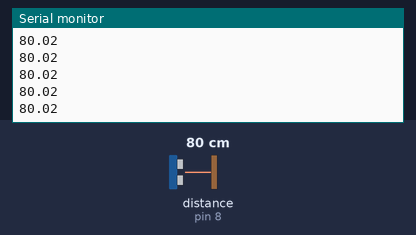
Recording of a sketch running on a simulated Arduino Uno, built with avr-gcc and run on an emulated ATmega328P. Shown: the last lines printed to the serial monitor. Wiring (inferred from the names in the program): ultrasonic range finder: trigger pin 7; echo pin 8. Inputs (shaded band) come from the test bench; at power-on: distance to the obstacle (sensor on pin 8) 80 cm. The echo pulse lasts 58.3 µs per cm.

Above: at 1.2 s.
1.3 s: distance to the obstacle (sensor on pin 8) set to 2 cm
At 1.9 s:
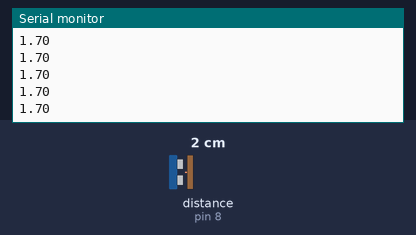
2.8 s: distance to the obstacle (sensor on pin 8) set to 4 cm
At 3.7 s:
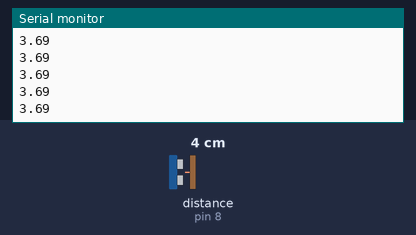
Timing chart, 0 to 5.8 s (numbered marks = the images above; inputs shaded):
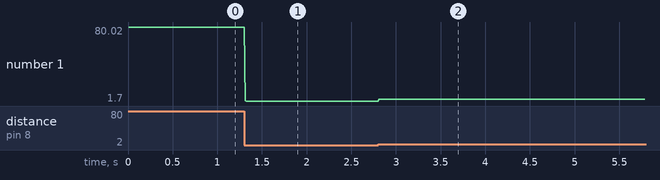

The sketch:

autonomous_rover_sensor_test.ino
```cpp
#define echo 8
#define trigger 7

float duration, cm;

void setup() {
  pinMode(trigger, OUTPUT);
  pinMode(echo, INPUT);

  Serial.begin(9600);
}

void loop() {
  digitalWrite(trigger, LOW);
  delayMicroseconds(2);
  digitalWrite(trigger, HIGH);
  delayMicroseconds(10);
  digitalWrite(trigger, LOW);
  duration = pulseIn(echo, HIGH);
  cm = (duration / 2.0) * 0.0343;
  delay(1);
  // Serial.print(millis());
  Serial.println(cm);
  delay(10);
}
```

Measured:
- after the input at 1.3 s, the serial monitor: prints a new line at once (image 1)
- after the input at 2.8 s, the serial monitor: prints a new line at once (image 2)
- plotted number 1: 80.02 → 1.7 after the input at 1.3 s, 1.7 → 3.69 after the input at 2.8 s
